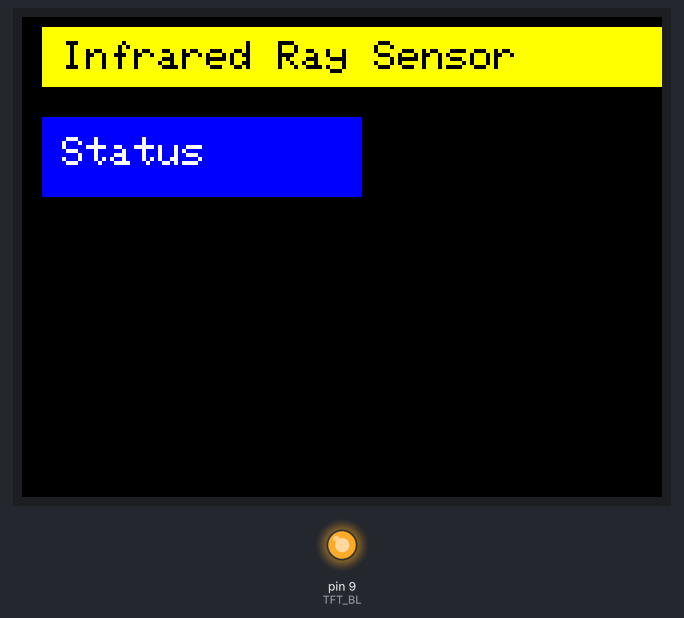
Simulated run of this sketch. Board: Arduino Mega 2560, built with avr-gcc and run on an emulated ATmega2560. Shown: 320×240 colour display, output pins drawn as LEDs (lit = HIGH).

Above: at 0.3 s.

The sketch:

TFT.ino
```cpp
#include <Adafruit_GFX.h>
#include <Adafruit_ST7789.h>
#include <SPI.h>

#define TFT_CS   53
#define TFT_RST  8
#define TFT_DC   7
#define TFT_BL   9

Adafruit_ST7789 tft = Adafruit_ST7789(TFT_CS, TFT_DC, TFT_RST);

void setup() {
  pinMode(TFT_BL, OUTPUT);
  digitalWrite(TFT_BL, HIGH);  // Turn on backlight

  tft.init(240, 320);
  tft.setRotation(1);
  tft.fillScreen(ST77XX_BLACK);

  tft.fillRect(10, 5, 320, 30, ST77XX_YELLOW);
  tft.setTextColor(ST77XX_BLACK, ST77XX_YELLOW);
  tft.setTextSize(2);
  tft.setCursor(20, 12);
  tft.print("Infrared Ray Sensor");

  tft.fillRect(10, 50, 160, 40, ST77XX_BLUE);
  tft.setTextColor(ST77XX_WHITE);
  tft.setCursor(20, 60);
  tft.print("Status");
}

void loop() {
  // No updates in loop
}
```
